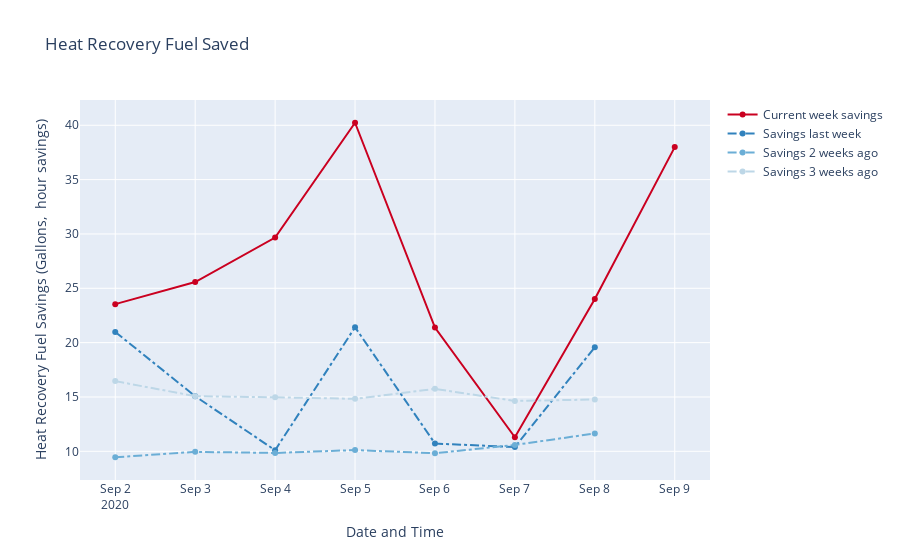

The notebook cell this image was saved under:
### Code cell
fuel_per_kbtu= 1/(kbtu_per_gallon_oil*boiler_efficiency)

this_week = go.Scatter(x = current_week_w_day_avgs.datetime_col,
                   y = fuel_per_kbtu*averaging_time_length * current_week_w_day_avgs.heat_flow,
                   line = dict(color = '#ca0020'),
                   name='Current week savings')

last_week = go.Scatter(x = last_week_df.adjusted_datetime_col,
                      y = fuel_per_kbtu*averaging_time_length * last_week_df.heat_flow,
                       line = dict(dash = 'dashdot',
                                   color = '#3182bd'),
                       name = "Savings last week")

two_weeks_ago = go.Scatter(x = two_weeks_ago_df.adjusted_datetime_col,
                          y = fuel_per_kbtu*averaging_time_length * two_weeks_ago_df.heat_flow,
                           line = dict(dash = 'dashdot',
                                       color = '#6baed6'),
                           name = "Savings 2 weeks ago")

three_weeks_ago = go.Scatter(x = three_weeks_ago_df.adjusted_datetime_col,
                            y = fuel_per_kbtu*averaging_time_length * three_weeks_ago_df.heat_flow,
                             line = dict(dash = 'dashdot',
                                         color = '#bdd7e7'),
                            name = "Savings 3 weeks ago")
    
layout = dict(title = 'Heat Recovery Fuel Saved',
              xaxis = dict(title='Date and Time'),
              yaxis = dict(title='Heat Recovery Fuel Savings (Gallons, ' + str() + ' hour savings)')
             )

data = [this_week, last_week, two_weeks_ago, three_weeks_ago]

fig = go.Figure(dict(data=data, layout=layout))

fig.show()

### Figure 1 — Plotly figure (JSON) as saved in the notebook; plotly's stock layout.template omitted (floating-point values rounded to 4 significant figures)
{"data": [{"line": {"color": "#ca0020"}, "name": "Current week savings", "type": "scatter", "x": ["2020-09-02T00:00:00", "2020-09-03T00:00:00", "2020-09-04T00:00:00", "2020-09-05T00:00:00", "2020-09-06T00:00:00", "2020-09-07T00:00:00", "2020-09-08T00:00:00", "2020-09-09T00:00:00"], "y": [23.54, 25.57, 29.67, 40.23, 21.38, 11.29, 24.02, 37.99]}, {"line": {"color": "#3182bd", "dash": "dashdot"}, "name": "Savings last week", "type": "scatter", "x": ["2020-09-02T00:00:00", "2020-09-03T00:00:00", "2020-09-04T00:00:00", "2020-09-05T00:00:00", "2020-09-06T00:00:00", "2020-09-07T00:00:00", "2020-09-08T00:00:00"], "y": [20.99, 15.07, 10.1, 21.42, 10.71, 10.39, 19.57]}, {"line": {"color": "#6baed6", "dash": "dashdot"}, "name": "Savings 2 weeks ago", "type": "scatter", "x": ["2020-09-02T00:00:00", "2020-09-03T00:00:00", "2020-09-04T00:00:00", "2020-09-05T00:00:00", "2020-09-06T00:00:00", "2020-09-07T00:00:00", "2020-09-08T00:00:00"], "y": [9.454, 9.948, 9.849, 10.11, 9.823, 10.59, 11.64]}, {"line": {"color": "#bdd7e7", "dash": "dashdot"}, "name": "Savings 3 weeks ago", "type": "scatter", "x": ["2020-09-02T00:00:00", "2020-09-03T00:00:00", "2020-09-04T00:00:00", "2020-09-05T00:00:00", "2020-09-06T00:00:00", "2020-09-07T00:00:00", "2020-09-08T00:00:00"], "y": [16.46, 15.07, 14.97, 14.83, 15.75, 14.63, 14.77]}], "layout": {"title": {"text": "Heat Recovery Fuel Saved"}, "xaxis": {"title": {"text": "Date and Time"}}, "yaxis": {"title": {"text": "Heat Recovery Fuel Savings (Gallons,  hour savings)"}}}}
